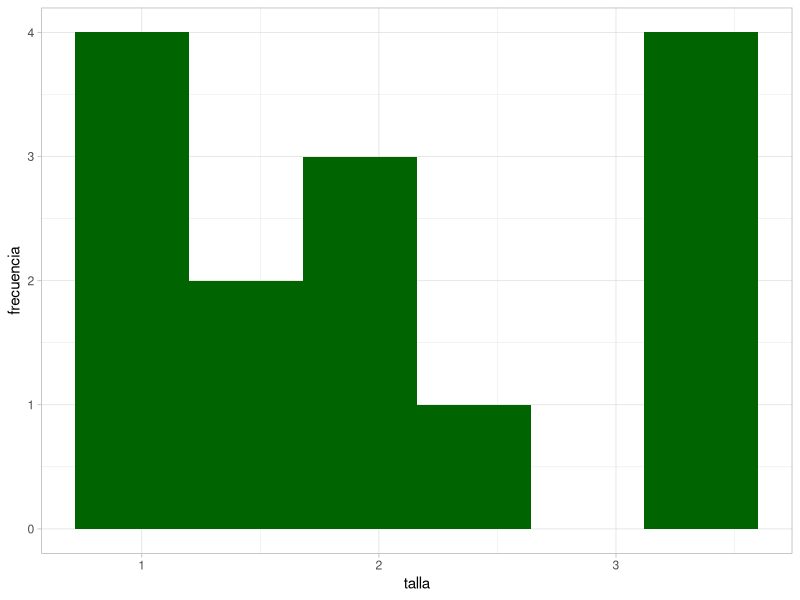
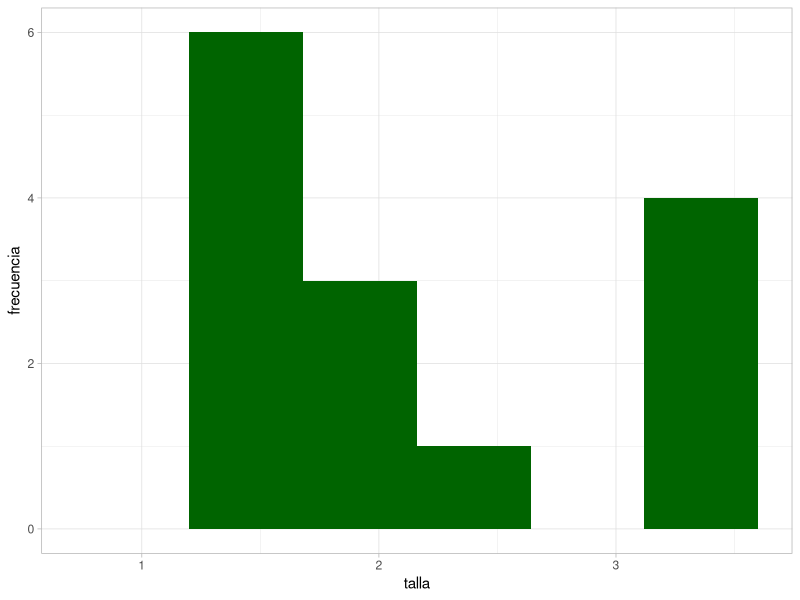
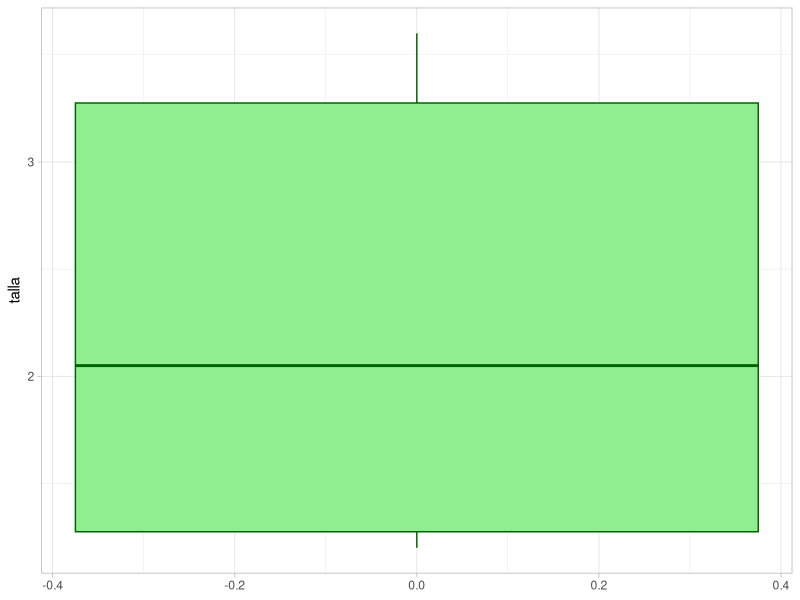

The R source for these figures, in order:
# cargamos los datos de la tabla en un objeto de nombre 'pez
pez <- c(3.6,1.2,2.1,1.2,1.5,3.6,3.6,1.2,2.1,3.6,2.3,1.5,2,1.2)

# evaluamos la cantidad de intervalos k adecuada para 14 datos
# usamos la función de Sturges para evaluar el mínimo
nclass.Sturges(pez)
# para respetar el histograma son 6
k <- 6

# calculamos el rango R: x(n)-x(1)
diff(range(pez))

# calculamos la amplitud de los intervalos de clase según
# el rango R dividido por el número de clases k
amplitud <- diff(range(pez))/k

# partimos el conjunto de datos en 5 intervalos
# que es lo que se ve en el histograma
# usamos intervalos abiertos a derecha
pez_part <- cut(pez, breaks = 6, right =F)

# los intervalos generados los vemos como texto acá
(intervalos <- levels(pez_part))

# para calcular las marcas de clase necesito los límites 
# de cada intervalo

mi <- (min(pez)+amplitud*(0:(k-1)))+(amplitud/2)
  
fi <- as.vector(table(pez_part))
fri <- fi/length(pez)

Fi <-  cumsum(fi) 
Fri <- Fi/length(pez)

# fabrico tabla de frecuencias con todo este material 
tabla <-  data.frame(intervalos, mi, fi, fri, Fi, Fri)

# calculo coeficiente de variación
# CV = s/media * 100
(cv <- (sqrt(var(pez))/mean(pez))*100)

# vamos a aprovechar para hacer gráficos descriptivos:
pez <- tibble::as_tibble(pez)
library(tidyverse)

# histograma 
# ¡CUIDADO! por defecto R usa intervalos abiertos a izquierda

# histograma de la guía: por defecto, abiertos a izquierda
ggplot(pez,aes(x=value))+
  geom_histogram(bins = 6,fill='darkgreen')+
  labs(y= "frecuencia", x = "talla")+
  theme_light()

# histograma con intervalos cerrados a izquierda
ggplot(pez,aes(x=value))+
  geom_histogram(bins = 6,fill='darkgreen', closed = "left")+
  labs(y= "frecuencia", x = "talla")+
  theme_light()

# boxplot
ggplot(pez, aes(x=value))+
  geom_boxplot(varwidth = F,col='darkgreen',fill='lightgreen')+
  #geom_dotplot(stackdir='center', dotsize=1)+
  labs(x = "talla")+
  coord_flip()+
  theme_light()


